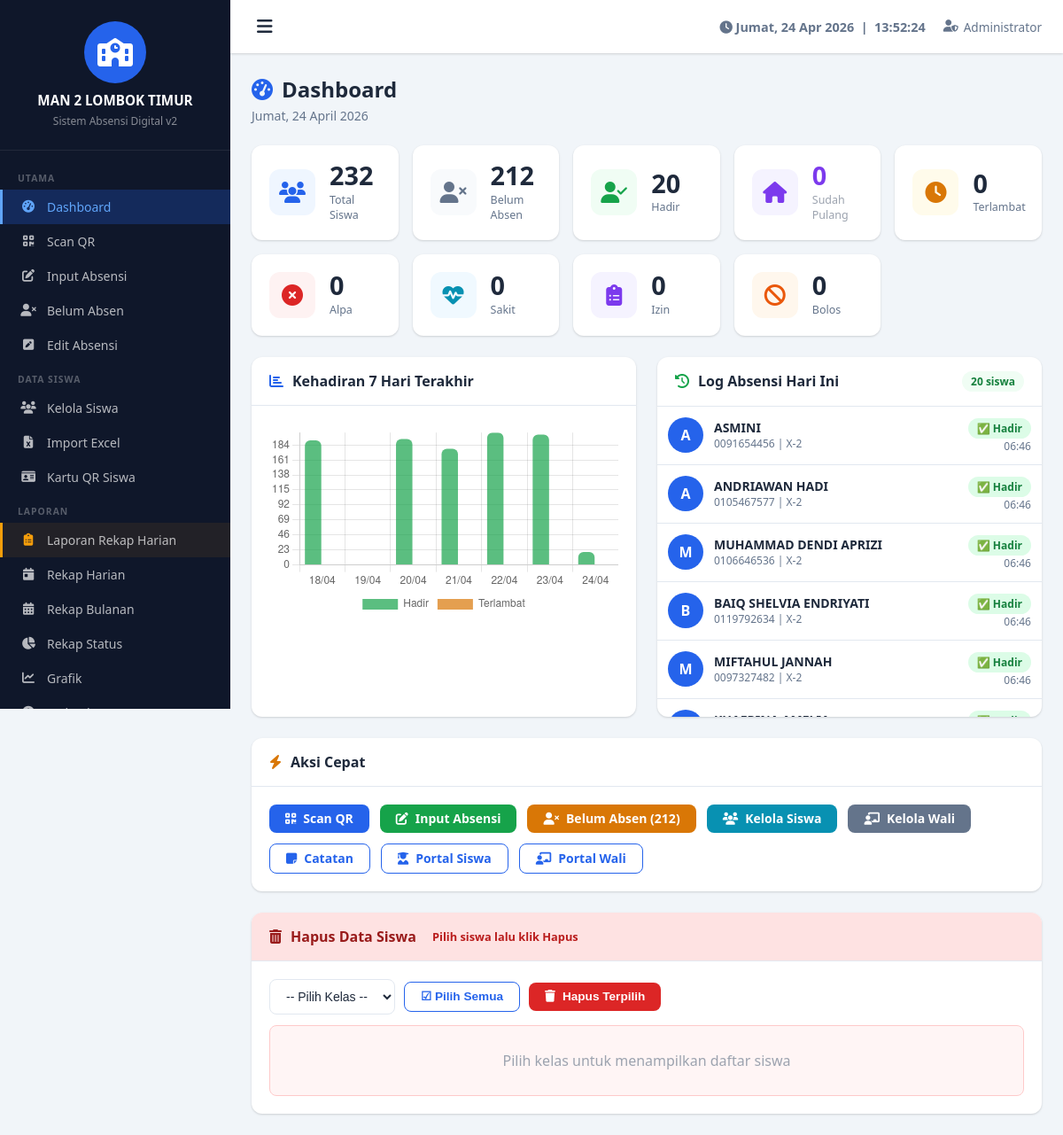
Screenshot of /dashboard.php (signed in) with the database file from the repository.
### tables this page shows
CREATE TABLE `pengaturan` (
  `id` int(11) NOT NULL,
  `nama_sekolah` varchar(200) DEFAULT 'Nama Sekolah',
  `alamat` text DEFAULT NULL,
  `logo` varchar(255) DEFAULT NULL,
  `kepala_sekolah` varchar(200) DEFAULT NULL,
  `nip_kepala` varchar(50) DEFAULT NULL,
  `jam_masuk` time DEFAULT '07:00:00',
  `jam_terlambat` time DEFAULT '07:30:00',
  `jam_pulang` time DEFAULT '14:00:00',
  `token_wa` varchar(200) DEFAULT '',
  `pin_admin` varchar(255) DEFAULT NULL
);

CREATE TABLE `absensi` (
  `id` int(11) NOT NULL,
  `siswa_id` int(11) NOT NULL,
  `nis` varchar(20) NOT NULL,
  `nama` varchar(100) NOT NULL,
  `kelas` varchar(20) NOT NULL,
  `tanggal` date NOT NULL,
  `jam_masuk` time DEFAULT NULL,
  `jam_pulang` time DEFAULT NULL,
  `status` enum('Hadir','Terlambat','Alpa','Sakit','Izin','Bolos') DEFAULT 'Alpa',
  `keterangan` text DEFAULT NULL,
  `metode` enum('QR','Manual','Sistem') DEFAULT 'Manual',
  `created_at` timestamp NOT NULL DEFAULT current_timestamp(),
  `updated_at` timestamp NOT NULL DEFAULT current_timestamp() ON UPDATE current_timestamp()
);

### dashboard.php (the view, shortened to what this page needs)
<?php
require_once 'includes/config.php';
$today   = date('Y-m-d');
$stats   = get_stats_hari_ini();
$stats['pulang'] = $conn->query("SELECT COUNT(*) c FROM absensi WHERE tanggal='$today' AND jam_pulang IS NOT NULL")->fetch_assoc()['c'];
$chart_labels = [];
$chart_hadir  = [];
$chart_terlambat = [];
for ($i = 6; $i >= 0; $i--) {
    $d = date('Y-m-d', strtotime("-$i days"));
    $chart_labels[] = date('d/m', strtotime($d));
    $r = $conn->query("SELECT
        SUM(status IN ('Hadir','Terlambat')) as hadir,
        SUM(status='Terlambat') as terlambat
        FROM absensi WHERE tanggal='$d'")->fetch_assoc();
    $chart_hadir[]     = (int)($r['hadir'] ?? 0);
    $chart_terlambat[] = (int)($r['terlambat'] ?? 0);
}
$recent = $conn->query("SELECT a.*, s.foto FROM absensi a LEFT JOIN siswa s ON s.id=a.siswa_id WHERE a.tanggal='$today' ORDER BY a.updated_at DESC LIMIT 10");
include 'includes/header.php';
?>
<div class="page-header">
    <div class="page-title">
        <i class="fas fa-tachometer-alt"></i> Dashboard
    </div>
    <div class="page-subtitle"><?= format_tanggal($today) ?></div>
</div>
<div class="stats-grid">
    <div class="stat-card total">
        <div class="stat-icon"><i class="fas fa-users"></i></div>
        <div><div class="stat-value"><?= $stats['total_siswa'] ?></div><div class="stat-label">Total Siswa</div></div>
    </div>
    <div class="stat-card belum">
        <div class="stat-icon"><i class="fas fa-user-times"></i></div>
        <div><div class="stat-value"><?= $stats['belum_absen'] ?></div><div class="stat-label">Belum Absen</div></div>
    </div>
    <div class="stat-card hadir">
        <div class="stat-icon"><i class="fas fa-user-check"></i></div>
        <div><div class="stat-value"><?= $stats['Hadir'] ?></div><div class="stat-label">Hadir</div></div>
    </div>
    <div class="stat-card pulang" style="background:white">
        <div class="stat-icon" style="background:#f5f3ff;color:#7c3aed"><i class="fas fa-home"></i></div>
        <div><div class="stat-value" style="color:#7c3aed"><?= $stats['pulang'] ?></div><div class="stat-label" style="color:#9ca3af">Sudah Pulang</div></div>
    </div>
    <div class="stat-card terlambat">
        <div class="stat-icon"><i class="fas fa-clock"></i></div>
        <div><div class="stat-value"><?= $stats['Terlambat'] ?></div><div class="stat-label">Terlambat</div></div>
    </div>
    <div class="stat-card alpa">
        <div class="stat-icon"><i class="fas fa-times-circle"></i></div>
        <div><div class="stat-value"><?= $stats['Alpa'] ?></div><div class="stat-label">Alpa</div></div>
    </div>
    <div class="stat-card sakit">
        <div class="stat-icon"><i class="fas fa-heartbeat"></i></div>
        <div><div class="stat-value"><?= $stats['Sakit'] ?></div><div class="stat-label">Sakit</div></div>
    </div>
    <div class="stat-card izin">
        <div class="stat-icon"><i class="fas fa-clipboard-list"></i></div>
        <div><div class="stat-value"><?= $stats['Izin'] ?></div><div class="stat-label">Izin</div></div>
    </div>
    <div class="stat-card bolos">
        <div class="stat-icon"><i class="fas fa-ban"></i></div>
        <div><div class="stat-value"><?= $stats['Bolos'] ?></div><div class="stat-label">Bolos</div></div>
    </div>
</div>
<div class="grid-2">
    <div class="card">
        <div class="card-header">
            <i class="fas fa-chart-bar" style="color:var(--primary)"></i>
            Kehadiran 7 Hari Terakhir
        </div>
        <div class="card-body">
            <div class="chart-container" style="height:220px">
                <canvas id="chart7hari"></canvas>
            </div>
        </div>
    </div>
    <div class="card">
        <div class="card-header">
            <i class="fas fa-history" style="color:var(--success)"></i>
            Log Absensi Hari Ini
            <span class="badge" style="background:#f0fdf4;color:#15803d;margin-left:auto"><?= $stats['sudah_absen'] ?> siswa</span>
        </div>
        <div class="log-feed">
            <?php if ($recent->num_rows === 0): ?>
                <div style="padding:40px;text-align:center;color:var(--text-muted)">
                    <i class="fas fa-inbox fa-2x" style="opacity:.3"></i>
                    <p style="margin-top:12px">Belum ada absensi hari ini</p>
                </div>
            <?php else:
                while ($log = $recent->fetch_assoc()): ?>
                <div class="log-item">
                    <?php if (!empty($log['foto']) && file_exists('uploads/foto/'.$log['foto'])): ?>
                        <img src="<?= BASE_URL ?>uploads/foto/<?= $log['foto'] ?>" class="student-photo" alt="">
                    <?php else: ?>
                        <div class="log-avatar"><?= strtoupper(substr($log['nama'],0,1)) ?></div>
                    <?php endif; ?>
                    <div class="log-info">
                        <div class="log-name"><?= htmlspecialchars($log['nama']) ?></div>
                        <div class="log-detail"><?= $log['nis'] ?> | <?= $log['kelas'] ?></div>
                    </div>
                    <div>
                        <?= get_status_badge($log['status']) ?>
                        <div class="log-time"><?= $log['jam_masuk'] ? date('H:i', strtotime($log['jam_masuk'])) : '-' ?></div>
                    </div>
                </div>
            <?php endwhile; endif; ?>
        </div>
    </div>
</div>
<div class="card mt-3">
    <div class="card-header"><i class="fas fa-bolt" style="color:var(--warning)"></i> Aksi Cepat</div>
    <div class="card-body">
        <div style="display:flex;gap:12px;flex-wrap:wrap">
            <a href="scan.php" class="btn btn-primary"><i class="fas fa-qrcode"></i> Scan QR</a>
            <a href="manual.php" class="btn btn-success"><i class="fas fa-edit"></i> Input Absensi</a>
            <a href="belum_absen.php" class="btn btn-warning"><i class="fas fa-user-times"></i> Belum Absen (<?= $stats['belum_absen'] ?>)</a>
            <a href="siswa.php" class="btn btn-info"><i class="fas fa-users"></i> Kelola Siswa</a>
            <a href="wali.php" class="btn btn-secondary"><i class="fas fa-chalkboard-teacher"></i> Kelola Wali</a>
            <a href="catatan.php" class="btn btn-outline"><i class="fas fa-sticky-note"></i> Catatan</a>
            <a href="portal_login.php?role=siswa" class="btn btn-outline" target="_blank"><i class="fas fa-user-graduate"></i> Portal Siswa</a>
            <a href="portal_login.php?role=wali" class="btn btn-outline" target="_blank"><i class="fas fa-chalkboard-teacher"></i> Portal Wali</a>
        </div>
    </div>
</div>
<div class="card mt-3">
    <div class="card-header" style="background:#fee2e2;color:#991b1b">
        <i class="fas fa-trash-alt"></i> Hapus Data Siswa
        <span style="font-size:.8rem;color:#b91c1c;margin-left:8px">Pilih siswa lalu klik Hapus</span>
    </div>
    <div class="card-body">
        <div style="display:flex;gap:10px;align-items:center;flex-wrap:wrap;margin-bottom:12px">
            <select id="filterKelasHapus" class="form-select" style="width:auto" onchange="loadListSiswa()">
                <option value="">-- Pilih Kelas --</option>
            </select>
            <button onclick="pilihSemuaHapus()" class="btn btn-outline" style="font-size:.85rem">☑ Pilih Semua</button>
            <button onclick="hapusSiswaSelected()" class="btn" style="background:#dc2626;color:white;font-size:.85rem"><i class="fas fa-trash"></i> Hapus Terpilih</button>
        </div>
        <div id="listSiswaHapus" style="max-height:250px;overflow-y:auto;border:1px solid #fecaca;border-radius:8px;padding:8px;background:#fff5f5">
            <div style="text-align:center;color:#9ca3af;padding:20px">Pilih kelas untuk menampilkan daftar siswa</div>
        </div>
    </div>
</div>
<script>
const ctx = document.getElementById('chart7hari').getContext('2d');
new Chart(ctx, {
    type: 'bar',
    data: {
        labels: <?= json_encode($chart_labels) ?>,
        datasets: [
            {
                label: 'Hadir',
                data: <?= json_encode($chart_hadir) ?>,
                backgroundColor: 'rgba(22,163,74,.7)',
                borderRadius: 6,
            },
            {
                label: 'Terlambat',
                data: <?= json_encode($chart_terlambat) ?>,
                backgroundColor: 'rgba(217,119,6,.7)',
                borderRadius: 6,
            }
        ]
    },
    options: {
        responsive: true,
        maintainAspectRatio: false,
        plugins: { legend: { position: 'bottom' } },
        scales: { y: { beginAtZero: true, ticks: { stepSize: 1 } } }
    }
});
</script>
<?php include 'includes/footer.php'; ?>

### includes/header.php (shortened to what this page needs)
<?php
$pengaturan = get_pengaturan();
$current_page = basename($_SERVER['PHP_SELF'], '.php');
?>
<!DOCTYPE html>
<html lang="id">
<head>
    <link rel="stylesheet" href="<?= BASE_URL ?>assets/css/style.css">
    <link rel="stylesheet" href="https://cdnjs.cloudflare.com/ajax/libs/font-awesome/6.4.0/css/all.min.css">
</head>
<body>
<div class="sidebar" id="sidebar">
    <div class="sidebar-header">
        <?php if (!empty($pengaturan['logo']) && file_exists('uploads/logo/' . $pengaturan['logo'])): ?>
            <img src="<?= BASE_URL ?>uploads/logo/<?= $pengaturan['logo'] ?>" alt="Logo" class="school-logo">
        <?php else: ?>
            <div class="logo-placeholder"><i class="fas fa-school"></i></div>
        <?php endif; ?>
        <div class="school-name"><?= htmlspecialchars($pengaturan['nama_sekolah']) ?></div>
        <div class="school-sub">Sistem Absensi Digital v2</div>
    </div>
    <nav class="sidebar-nav">
        <div class="nav-section">UTAMA</div>
        <a href="<?= BASE_URL ?>dashboard.php" class="nav-item <?= $current_page=='dashboard'?'active':'' ?>">
            <i class="fas fa-tachometer-alt"></i> Dashboard
        </a>
        <a href="<?= BASE_URL ?>scan.php" class="nav-item <?= $current_page=='scan'?'active':'' ?>">
            <i class="fas fa-qrcode"></i> Scan QR
        </a>
        <a href="<?= BASE_URL ?>manual.php" class="nav-item <?= $current_page=='manual'?'active':'' ?>">
            <i class="fas fa-edit"></i> Input Absensi
        </a>
        <a href="<?= BASE_URL ?>belum_absen.php" class="nav-item <?= $current_page=='belum_absen'?'active':'' ?>">
            <i class="fas fa-user-times"></i> Belum Absen
        </a>
        <a href="<?= BASE_URL ?>edit_absensi.php" class="nav-item <?= $current_page=='edit_absensi'?'active':'' ?>">
            <i class="fas fa-pen-square"></i> Edit Absensi
        </a>
        <div class="nav-section">DATA SISWA</div>
        <a href="<?= BASE_URL ?>siswa.php" class="nav-item <?= $current_page=='siswa'?'active':'' ?>">
            <i class="fas fa-users"></i> Kelola Siswa
        </a>
        <a href="<?= BASE_URL ?>import_excel.php" class="nav-item <?= $current_page=='import_excel'?'active':'' ?>">
            <i class="fas fa-file-excel"></i> Import Excel
        </a>
        <a href="<?= BASE_URL ?>barcode_generate.php" class="nav-item <?= $current_page=='barcode_generate'?'active':'' ?>">
            <i class="fas fa-id-card"></i> Kartu QR Siswa
        </a>
        <div class="nav-section">LAPORAN</div>
        <a href="<?= BASE_URL ?>laporan_rekap_harian.php" class="nav-item <?= $current_page=='laporan_rekap_harian'?'active':'' ?>"
           style="<?= $current_page=='laporan_rekap_harian'?'':'border-left:3px solid #f59e0b;background:rgba(245,158,11,.08)' ?>">
            <i class="fas fa-clipboard-list" style="color:#f59e0b"></i>
            <span>Laporan Rekap Harian</span>
        </a>
        <a href="<?= BASE_URL ?>rekap_harian.php" class="nav-item <?= $current_page=='rekap_harian'?'active':'' ?>">
            <i class="fas fa-calendar-day"></i> Rekap Harian
        </a>
        <a href="<?= BASE_URL ?>rekap_bulanan.php" class="nav-item <?= $current_page=='rekap_bulanan'?'active':'' ?>">
            <i class="fas fa-calendar-alt"></i> Rekap Bulanan
        </a>
        <a href="<?= BASE_URL ?>rekap_status.php" class="nav-item <?= $current_page=='rekap_status'?'active':'' ?>">
            <i class="fas fa-chart-pie"></i> Rekap Status
        </a>
        <a href="<?= BASE_URL ?>grafik.php" class="nav-item <?= $current_page=='grafik'?'active':'' ?>">
            <i class="fas fa-chart-line"></i> Grafik
        </a>
        <a href="<?= BASE_URL ?>terlambat.php" class="nav-item <?= $current_page=='terlambat'?'active':'' ?>">
            <i class="fas fa-clock"></i> Terlambat
        </a>
    </nav>
</div>
<div class="main-content" id="mainContent">
    <header class="top-bar">
        <button class="sidebar-toggle" onclick="toggleSidebar()"><i class="fas fa-bars"></i></button>
        <div class="top-bar-info">
            <div class="realtime-clock" id="realtimeClock"></div>
            <div class="admin-info"><i class="fas fa-user-shield"></i> <?= htmlspecialchars($_SESSION['admin_nama'] ?? 'Admin') ?></div>
        </div>
    </header>
    <div class="content-wrapper">

### includes/config.php (shortened to what this page needs)
<?php
$conn = new mysqli(DB_HOST, DB_USER, DB_PASS, DB_NAME);
$conn->set_charset("utf8mb4");
function get_pengaturan() {
    global $conn;
    return $conn->query("SELECT * FROM pengaturan LIMIT 1")->fetch_assoc();
}
function get_status_badge($status) {
    $map = [
        'Hadir'     => ['badge-hadir',    '✅'],
        'Terlambat' => ['badge-terlambat','⏰'],
        'Alpa'      => ['badge-alpa',     '❌'],
        'Sakit'     => ['badge-sakit',    '🏥'],
        'Izin'      => ['badge-izin',     '📋'],
        'Bolos'     => ['badge-bolos',    '🚫'],
    ];
    $d = $map[$status] ?? ['',''];
    return '<span class="badge '.$d[0].'">'.$d[1].' '.$status.'</span>';
}
function format_tanggal($date) {
    $hari  = ['Minggu','Senin','Selasa','Rabu','Kamis','Jumat','Sabtu'];
    $bulan = ['','Januari','Februari','Maret','April','Mei','Juni','Juli','Agustus','September','Oktober','November','Desember'];
    $ts = strtotime($date);
    return $hari[date('w',$ts)].', '.date('d',$ts).' '.$bulan[(int)date('n',$ts)].' '.date('Y',$ts);
}
function get_stats_hari_ini() {
    global $conn;
    $today = date('Y-m-d');
    $total = $conn->query("SELECT COUNT(*) as c FROM siswa")->fetch_assoc()['c'];
    $stats = $conn->query("SELECT status, COUNT(*) as t FROM absensi WHERE tanggal='$today' GROUP BY status")->fetch_all(MYSQLI_ASSOC);
    $r = ['total_siswa'=>$total,'Hadir'=>0,'Terlambat'=>0,'Alpa'=>0,'Sakit'=>0,'Izin'=>0,'Bolos'=>0,'sudah_absen'=>0];
    foreach ($stats as $s) { $r[$s['status']] = $s['t']; $r['sudah_absen'] += $s['t']; }
    $r['belum_absen'] = $total - $r['sudah_absen'];
    return $r;
}
?>

### rows the page displays
pengaturan: nama_sekolah "MAN 2 LOMBOK TIMUR"
absensi: nama "A", nama "ASMINI", nis "0091654456", kelas "X-2", status "✅", status "Hadir", jam_masuk "06:46"
absensi: nama "A", nama "ANDRIAWAN HADI", nis "0105467577", kelas "X-2", status "✅", status "Hadir", jam_masuk "06:46"
absensi: nama "M", nama "MUHAMMAD DENDI APRIZI", nis "0106646536", kelas "X-2", status "✅", status "Hadir", jam_masuk "06:46"
absensi: nama "B", nama "BAIQ SHELVIA ENDRIYATI", nis "0119792634", kelas "X-2", status "✅", status "Hadir", jam_masuk "06:46"
absensi: nama "M", nama "MIFTAHUL JANNAH", nis "0097327482", kelas "X-2", status "✅", status "Hadir", jam_masuk "06:46"

### other values shown
$_SESSION['admin_nama'] "Administrator"
format_tanggal($today) "Jumat, 24 April 2026"
$stats['total_siswa'] "232"
$stats['belum_absen'] "212"
$stats['Hadir'] "20"
$stats['pulang'] "0"
$stats['Terlambat'] "0"
$stats['Alpa'] "0"
$stats['Sakit'] "0"
$stats['Izin'] "0"
$stats['Bolos'] "0"
$stats['sudah_absen'] "20"
chart data {{ json_encode($chart_hadir) }} [191,0,193,178,203,200,20]
chart data {{ json_encode($chart_terlambat) }} [0,0,0,0,0,0,0]
